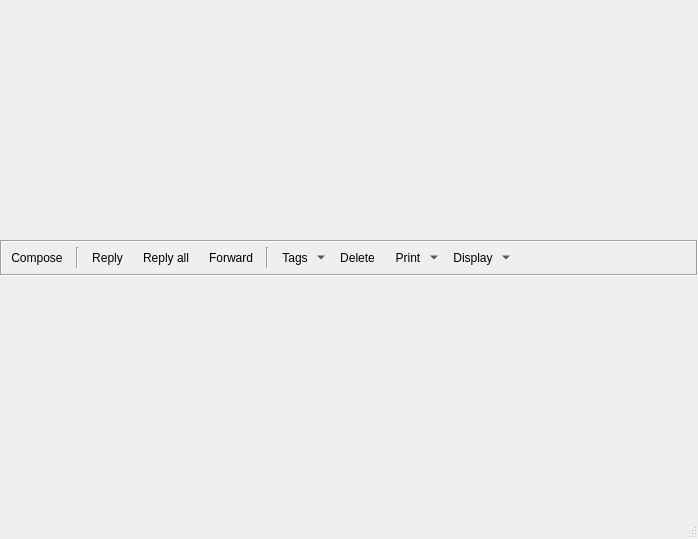
<?xml version="1.0" encoding="UTF-8"?>
<ui version="4.0">
 <class>MessageWindow</class>
 <widget class="QMainWindow" name="MessageWindow">
  <property name="geometry">
   <rect>
    <x>0</x>
    <y>0</y>
    <width>698</width>
    <height>539</height>
   </rect>
  </property>
  <widget class="QWidget" name="centralwidget">
   <layout class="QGridLayout" name="gridLayout">
    <property name="verticalSpacing">
     <number>0</number>
    </property>
    <property name="margin">
     <number>0</number>
    </property>
    <item row="0" column="0">
     <widget class="QFrame" name="toolBarFrame">
      <property name="sizePolicy">
       <sizepolicy hsizetype="Preferred" vsizetype="Preferred">
        <horstretch>0</horstretch>
        <verstretch>0</verstretch>
       </sizepolicy>
      </property>
      <property name="minimumSize">
       <size>
        <width>0</width>
        <height>0</height>
       </size>
      </property>
      <property name="maximumSize">
       <size>
        <width>16777215</width>
        <height>36</height>
       </size>
      </property>
      <property name="frameShape">
       <enum>QFrame::Box</enum>
      </property>
      <property name="frameShadow">
       <enum>QFrame::Sunken</enum>
      </property>
      <layout class="QGridLayout" name="gridLayout_3">
       <property name="margin">
        <number>2</number>
       </property>
       <property name="horizontalSpacing">
        <number>6</number>
       </property>
       <item row="0" column="0">
        <widget class="QToolButton" name="newmessageButton">
         <property name="focusPolicy">
          <enum>Qt::NoFocus</enum>
         </property>
         <property name="toolTip">
          <string>New Message</string>
         </property>
         <property name="text">
          <string>Compose</string>
         </property>
         <property name="icon">
          <iconset resource="../images.qrc">
           <normaloff>:/images/folder-draft24.png</normaloff>:/images/folder-draft24.png</iconset>
         </property>
         <property name="iconSize">
          <size>
           <width>24</width>
           <height>24</height>
          </size>
         </property>
         <property name="toolButtonStyle">
          <enum>Qt::ToolButtonIconOnly</enum>
         </property>
         <property name="autoRaise">
          <bool>true</bool>
         </property>
        </widget>
       </item>
       <item row="0" column="1">
        <widget class="Line" name="line">
         <property name="orientation">
          <enum>Qt::Vertical</enum>
         </property>
        </widget>
       </item>
       <item row="0" column="2">
        <widget class="QToolButton" name="replymessageButton">
         <property name="focusPolicy">
          <enum>Qt::NoFocus</enum>
         </property>
         <property name="toolTip">
          <string>Reply to selected message</string>
         </property>
         <property name="text">
          <string>Reply</string>
         </property>
         <property name="icon">
          <iconset resource="../images.qrc">
           <normaloff>:/images/replymail-pressed.png</normaloff>:/images/replymail-pressed.png</iconset>
         </property>
         <property name="iconSize">
          <size>
           <width>24</width>
           <height>24</height>
          </size>
         </property>
         <property name="toolButtonStyle">
          <enum>Qt::ToolButtonIconOnly</enum>
         </property>
         <property name="autoRaise">
          <bool>true</bool>
         </property>
        </widget>
       </item>
       <item row="0" column="3">
        <widget class="QToolButton" name="replyallmessageButton">
         <property name="focusPolicy">
          <enum>Qt::NoFocus</enum>
         </property>
         <property name="toolTip">
          <string>Reply all to selected message</string>
         </property>
         <property name="text">
          <string>Reply all</string>
         </property>
         <property name="icon">
          <iconset resource="../images.qrc">
           <normaloff>:/images/replymailall24-hover.png</normaloff>:/images/replymailall24-hover.png</iconset>
         </property>
         <property name="iconSize">
          <size>
           <width>24</width>
           <height>24</height>
          </size>
         </property>
         <property name="toolButtonStyle">
          <enum>Qt::ToolButtonIconOnly</enum>
         </property>
         <property name="autoRaise">
          <bool>true</bool>
         </property>
        </widget>
       </item>
       <item row="0" column="4">
        <widget class="QToolButton" name="forwardmessageButton">
         <property name="minimumSize">
          <size>
           <width>0</width>
           <height>0</height>
          </size>
         </property>
         <property name="maximumSize">
          <size>
           <width>16777</width>
           <height>16777</height>
          </size>
         </property>
         <property name="focusPolicy">
          <enum>Qt::NoFocus</enum>
         </property>
         <property name="toolTip">
          <string>Forward selected message</string>
         </property>
         <property name="text">
          <string>Forward</string>
         </property>
         <property name="icon">
          <iconset resource="../images.qrc">
           <normaloff>:/images/mailforward24-hover.png</normaloff>:/images/mailforward24-hover.png</iconset>
         </property>
         <property name="iconSize">
          <size>
           <width>24</width>
           <height>24</height>
          </size>
         </property>
         <property name="toolButtonStyle">
          <enum>Qt::ToolButtonIconOnly</enum>
         </property>
         <property name="autoRaise">
          <bool>true</bool>
         </property>
        </widget>
       </item>
       <item row="0" column="5">
        <widget class="Line" name="line_2">
         <property name="orientation">
          <enum>Qt::Vertical</enum>
         </property>
        </widget>
       </item>
       <item row="0" column="7">
        <widget class="QToolButton" name="removemessageButton">
         <property name="focusPolicy">
          <enum>Qt::NoFocus</enum>
         </property>
         <property name="toolTip">
          <string>Remove selected message</string>
         </property>
         <property name="text">
          <string>Delete</string>
         </property>
         <property name="icon">
          <iconset resource="../images.qrc">
           <normaloff>:/images/deletemail24.png</normaloff>:/images/deletemail24.png</iconset>
         </property>
         <property name="iconSize">
          <size>
           <width>24</width>
           <height>24</height>
          </size>
         </property>
         <property name="toolButtonStyle">
          <enum>Qt::ToolButtonIconOnly</enum>
         </property>
         <property name="autoRaise">
          <bool>true</bool>
         </property>
        </widget>
       </item>
       <item row="0" column="8">
        <widget class="QToolButton" name="printbutton">
         <property name="focusPolicy">
          <enum>Qt::NoFocus</enum>
         </property>
         <property name="toolTip">
          <string>Print selected message</string>
         </property>
         <property name="text">
          <string>Print</string>
         </property>
         <property name="icon">
          <iconset resource="../images.qrc">
           <normaloff>:/images/print24.png</normaloff>:/images/print24.png</iconset>
         </property>
         <property name="iconSize">
          <size>
           <width>24</width>
           <height>24</height>
          </size>
         </property>
         <property name="popupMode">
          <enum>QToolButton::MenuButtonPopup</enum>
         </property>
         <property name="toolButtonStyle">
          <enum>Qt::ToolButtonIconOnly</enum>
         </property>
         <property name="autoRaise">
          <bool>true</bool>
         </property>
        </widget>
       </item>
       <item row="0" column="9">
        <widget class="QToolButton" name="viewtoolButton">
         <property name="focusPolicy">
          <enum>Qt::NoFocus</enum>
         </property>
         <property name="text">
          <string>Display</string>
         </property>
         <property name="icon">
          <iconset resource="../images.qrc">
           <normaloff>:/images/looknfeel.png</normaloff>:/images/looknfeel.png</iconset>
         </property>
         <property name="iconSize">
          <size>
           <width>24</width>
           <height>24</height>
          </size>
         </property>
         <property name="popupMode">
          <enum>QToolButton::MenuButtonPopup</enum>
         </property>
         <property name="autoRaise">
          <bool>true</bool>
         </property>
        </widget>
       </item>
       <item row="0" column="10">
        <spacer name="horizontalSpacer">
         <property name="orientation">
          <enum>Qt::Horizontal</enum>
         </property>
         <property name="sizeHint" stdset="0">
          <size>
           <width>40</width>
           <height>20</height>
          </size>
         </property>
        </spacer>
       </item>
       <item row="0" column="6">
        <widget class="QToolButton" name="tagButton">
         <property name="focusPolicy">
          <enum>Qt::NoFocus</enum>
         </property>
         <property name="toolTip">
          <string>Tags</string>
         </property>
         <property name="text">
          <string>Tags</string>
         </property>
         <property name="icon">
          <iconset resource="../images.qrc">
           <normaloff>:/images/tag24.png</normaloff>:/images/tag24.png</iconset>
         </property>
         <property name="iconSize">
          <size>
           <width>24</width>
           <height>24</height>
          </size>
         </property>
         <property name="popupMode">
          <enum>QToolButton::MenuButtonPopup</enum>
         </property>
         <property name="autoRaise">
          <bool>true</bool>
         </property>
        </widget>
       </item>
      </layout>
     </widget>
    </item>
    <item row="1" column="0">
     <layout class="QGridLayout" name="msgLayout"/>
    </item>
   </layout>
  </widget>
  <widget class="QStatusBar" name="statusbar"/>
  <widget class="QMenuBar" name="menuBar">
   <property name="geometry">
    <rect>
     <x>0</x>
     <y>0</y>
     <width>698</width>
     <height>20</height>
    </rect>
   </property>
  </widget>
  <action name="actionPrint">
   <property name="text">
    <string>Print</string>
   </property>
  </action>
  <action name="actionPrint_Preview">
   <property name="text">
    <string>Print Preview</string>
   </property>
  </action>
  <action name="actionIconOnly">
   <property name="text">
    <string>Buttons Icon Only</string>
   </property>
   <property name="toolTip">
    <string>Buttons Icon Only</string>
   </property>
  </action>
  <action name="actionTextBesideIcon">
   <property name="text">
    <string>Buttons Text Beside Icon</string>
   </property>
   <property name="toolTip">
    <string>Buttons with Text</string>
   </property>
  </action>
  <action name="actionTextUnderIcon">
   <property name="text">
    <string>Buttons Text Under Icon</string>
   </property>
   <property name="toolTip">
    <string>Set Text Under Icon</string>
   </property>
  </action>
 </widget>
 <resources>
  <include location="../images.qrc"/>
 </resources>
 <connections/>
</ui>
